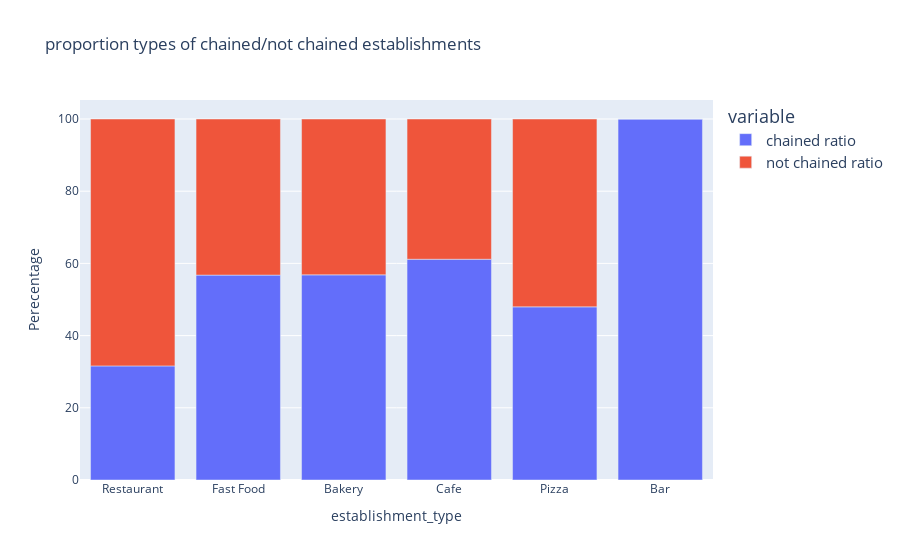

The notebook cell this image was saved under:
### Markdown cell above
**Check which type of establishment is typically a chain**

### Code cell
count_chain_establishments = rest_data[rest_data['chain']==True].value_counts("object_type").reset_index()
count_not_chain_establishments = rest_data[rest_data['chain']==False].value_counts("object_type").reset_index()
count_chain_establishments['not chained'] = count_not_chain_establishments[0]
count_chain_establishments.columns = ['establishment_type','chained','not chained']
count_chain_establishments.fillna(int(0),inplace=True)

count_chain_establishments['chained ratio'] = 100 * count_chain_establishments['chained'] /(count_chain_establishments['not chained']+count_chain_establishments['chained'])
count_chain_establishments['not chained ratio'] = 100* count_chain_establishments['not chained'] /(count_chain_establishments['not chained']+count_chain_establishments['chained'])

fig = px.bar(count_chain_establishments,
             x="establishment_type",
             y=["chained ratio","not chained ratio"],
             title="proportion types of chained/not chained establishments")
fig.update_layout(legend_font_size=15)
fig.update_yaxes(title="Perecentage")
fig.show()

### Figure 1 — Plotly figure (JSON) as saved in the notebook; plotly's stock layout.template omitted (floating-point values rounded to 4 significant figures)
{"data": [{"alignmentgroup": "True", "hovertemplate": "variable=chained ratio<br>establishment_type=%{x}<br>value=%{y}<extra></extra>", "legendgroup": "chained ratio", "marker": {"color": "#636efa", "pattern": {"shape": ""}}, "name": "chained ratio", "offsetgroup": "chained ratio", "orientation": "v", "showlegend": true, "textposition": "auto", "type": "bar", "x": ["Restaurant", "Fast Food", "Bakery", "Cafe", "Pizza", "Bar"], "xaxis": "x", "y": [31.6, 56.75, 56.83, 61.15, 47.96, 100], "yaxis": "y"}, {"alignmentgroup": "True", "hovertemplate": "variable=not chained ratio<br>establishment_type=%{x}<br>value=%{y}<extra></extra>", "legendgroup": "not chained ratio", "marker": {"color": "#EF553B", "pattern": {"shape": ""}}, "name": "not chained ratio", "offsetgroup": "not chained ratio", "orientation": "v", "showlegend": true, "textposition": "auto", "type": "bar", "x": ["Restaurant", "Fast Food", "Bakery", "Cafe", "Pizza", "Bar"], "xaxis": "x", "y": [68.4, 43.25, 43.17, 38.85, 52.04, 0], "yaxis": "y"}], "layout": {"barmode": "relative", "legend": {"font": {"size": 15}, "title": {"text": "variable"}, "tracegroupgap": 0}, "title": {"text": "proportion types of chained/not chained establishments"}, "xaxis": {"anchor": "y", "domain": [0, 1], "title": {"text": "establishment_type"}}, "yaxis": {"anchor": "x", "domain": [0, 1], "title": {"text": "Perecentage"}}}}
